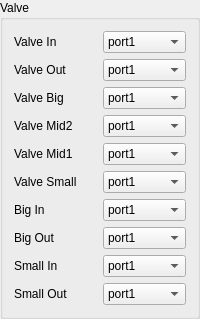
    <widget class="QGroupBox" name="gBox_Valve">
     <property name="title">
      <string>Valve</string>
     </property>
     <layout class="QGridLayout" name="gridLayout_3">
      <item row="0" column="0">
       <widget class="QLabel" name="label">
        <property name="text">
         <string>Valve In</string>
        </property>
       </widget>
      </item>
      <item row="0" column="1">
       <widget class="QComboBox" name="cBox_Inlet">
        <item>
         <property name="text">
          <string>port1</string>
         </property>
        </item>
        <item>
         <property name="text">
          <string>port2</string>
         </property>
        </item>
        <item>
         <property name="text">
          <string>port3</string>
         </property>
        </item>
        <item>
         <property name="text">
          <string>port4</string>
         </property>
        </item>
        <item>
         <property name="text">
          <string>port5</string>
         </property>
        </item>
        <item>
         <property name="text">
          <string>port6</string>
         </property>
        </item>
        <item>
         <property name="text">
          <string>port7</string>
         </property>
        </item>
        <item>
         <property name="text">
          <string>port8</string>
         </property>
        </item>
        <item>
         <property name="text">
          <string>port9</string>
         </property>
        </item>
        <item>
         <property name="text">
          <string>port10</string>
         </property>
        </item>
        <item>
         <property name="text">
          <string>port11</string>
         </property>
        </item>
        <item>
         <property name="text">
          <string>port12</string>
         </property>
        </item>
        <item>
         <property name="text">
          <string>port13</string>
         </property>
        </item>
        <item>
         <property name="text">
          <string>port14</string>
         </property>
        </item>
        <item>
         <property name="text">
          <string>port15</string>
         </property>
        </item>
        <item>
         <property name="text">
          <string>port16</string>
         </property>
        </item>
        <item>
         <property name="text">
          <string>port17</string>
         </property>
        </item>
        <item>
         <property name="text">
          <string>port18</string>
         </property>
        </item>
        <item>
         <property name="text">
          <string>port19</string>
         </property>
        </item>
        <item>
         <property name="text">
          <string>port20</string>
         </property>
        </item>
       </widget>
      </item>
      <item row="1" column="0">
       <widget class="QLabel" name="label_2">
        <property name="text">
         <string>Valve Out</string>
        </property>
       </widget>
      </item>
      <item row="1" column="1">
       <widget class="QComboBox" name="cBox_Outlet">
        <item>
         <property name="text">
          <string>port1</string>
         </property>
        </item>
        <item>
         <property name="text">
          <string>port2</string>
         </property>
        </item>
        <item>
         <property name="text">
          <string>port3</string>
         </property>
        </item>
        <item>
         <property name="text">
          <string>port4</string>
         </property>
        </item>
        <item>
         <property name="text">
          <string>port5</string>
         </property>
        </item>
        <item>
         <property name="text">
          <string>port6</string>
         </property>
        </item>
        <item>
         <property name="text">
          <string>port7</string>
         </property>
        </item>
        <item>
         <property name="text">
          <string>port8</string>
         </property>
        </item>
        <item>
         <property name="text">
          <string>port9</string>
         </property>
        </item>
        <item>
         <property name="text">
          <string>port10</string>
         </property>
        </item>
        <item>
         <property name="text">
          <string>port11</string>
         </property>
        </item>
        <item>
         <property name="text">
          <string>port12</string>
         </property>
        </item>
        <item>
         <property name="text">
          <string>port13</string>
         </property>
        </item>
        <item>
         <property name="text">
          <string>port14</string>
         </property>
        </item>
        <item>
         <property name="text">
          <string>port15</string>
         </property>
        </item>
        <item>
         <property name="text">
          <string>port16</string>
         </property>
        </item>
        <item>
         <property name="text">
          <string>port17</string>
         </property>
        </item>
        <item>
         <property name="text">
          <string>port18</string>
         </property>
        </item>
        <item>
         <property name="text">
          <string>port19</string>
         </property>
        </item>
        <item>
         <property name="text">
          <string>port20</string>
         </property>
        </item>
       </widget>
      </item>
      <item row="2" column="0">
       <widget class="QLabel" name="label_3">
        <property name="text">
         <string>Valve Big</string>
        </property>
       </widget>
      </item>
      <item row="2" column="1">
       <widget class="QComboBox" name="cBox_Rate_1">
        <item>
         <property name="text">
          <string>port1</string>
         </property>
        </item>
        <item>
         <property name="text">
          <string>port2</string>
         </property>
        </item>
        <item>
         <property name="text">
          <string>port3</string>
         </property>
        </item>
        <item>
         <property name="text">
          <string>port4</string>
         </property>
        </item>
        <item>
         <property name="text">
          <string>port5</string>
         </property>
        </item>
        <item>
         <property name="text">
          <string>port6</string>
         </property>
        </item>
        <item>
         <property name="text">
          <string>port7</string>
         </property>
        </item>
        <item>
         <property name="text">
          <string>port8</string>
         </property>
        </item>
        <item>
         <property name="text">
          <string>port9</string>
         </property>
        </item>
        <item>
         <property name="text">
          <string>port10</string>
         </property>
        </item>
        <item>
         <property name="text">
          <string>port11</string>
         </property>
        </item>
        <item>
         <property name="text">
          <string>port12</string>
         </property>
        </item>
        <item>
         <property name="text">
          <string>port13</string>
         </property>
        </item>
        <item>
         <property name="text">
          <string>port14</string>
         </property>
        </item>
        <item>
         <property name="text">
          <string>port15</string>
         </property>
        </item>
        <item>
         <property name="text">
          <string>port16</string>
         </property>
        </item>
        <item>
         <property name="text">
          <string>port17</string>
         </property>
        </item>
        <item>
         <property name="text">
          <string>port18</string>
         </property>
        </item>
        <item>
         <property name="text">
          <string>port19</string>
         </property>
        </item>
        <item>
         <property name="text">
          <string>port20</string>
         </property>
        </item>
       </widget>
      </item>
      <item row="3" column="0">
       <widget class="QLabel" name="label_4">
        <property name="text">
         <string>Valve Mid2</string>
        </property>
       </widget>
      </item>
      <item row="3" column="1">
       <widget class="QComboBox" name="cBox_Rate_2">
        <item>
         <property name="text">
          <string>port1</string>
         </property>
        </item>
        <item>
         <property name="text">
          <string>port2</string>
         </property>
        </item>
        <item>
         <property name="text">
          <string>port3</string>
         </property>
        </item>
        <item>
         <property name="text">
          <string>port4</string>
         </property>
        </item>
        <item>
         <property name="text">
          <string>port5</string>
         </property>
        </item>
        <item>
         <property name="text">
          <string>port6</string>
         </property>
        </item>
        <item>
         <property name="text">
          <string>port7</string>
         </property>
        </item>
        <item>
         <property name="text">
          <string>port8</string>
         </property>
        </item>
        <item>
         <property name="text">
          <string>port9</string>
         </property>
        </item>
        <item>
         <property name="text">
          <string>port10</string>
         </property>
        </item>
        <item>
         <property name="text">
          <string>port11</string>
         </property>
        </item>
        <item>
         <property name="text">
          <string>port12</string>
         </property>
        </item>
        <item>
         <property name="text">
          <string>port13</string>
         </property>
        </item>
        <item>
         <property name="text">
          <string>port14</string>
         </property>
        </item>
        <item>
         <property name="text">
          <string>port15</string>
         </property>
        </item>
        <item>
         <property name="text">
          <string>port16</string>
         </property>
        </item>
        <item>
         <property name="text">
          <string>port17</string>
         </property>
        </item>
        <item>
         <property name="text">
          <string>port18</string>
         </property>
        </item>
        <item>
         <property name="text">
          <string>port19</string>
         </property>
        </item>
        <item>
         <property name="text">
          <string>port20</string>
         </property>
        </item>
       </widget>
      </item>
      <item row="4" column="0">
       <widget class="QLabel" name="label_5">
        <property name="text">
         <string>Valve Mid1</string>
        </property>
       </widget>
      </item>
      <item row="4" column="1">
       <widget class="QComboBox" name="cBox_Rate_3">
        <item>
         <property name="text">
          <string>port1</string>
         </property>
        </item>
        <item>
         <property name="text">
          <string>port2</string>
         </property>
        </item>
        <item>
         <property name="text">
          <string>port3</string>
         </property>
        </item>
        <item>
         <property name="text">
          <string>port4</string>
         </property>
        </item>
        <item>
         <property name="text">
          <string>port5</string>
         </property>
        </item>
        <item>
         <property name="text">
          <string>port6</string>
         </property>
        </item>
        <item>
         <property name="text">
          <string>port7</string>
         </property>
        </item>
        <item>
         <property name="text">
          <string>port8</string>
         </property>
        </item>
        <item>
         <property name="text">
          <string>port9</string>
         </property>
        </item>
        <item>
         <property name="text">
          <string>port10</string>
         </property>
        </item>
        <item>
         <property name="text">
          <string>port11</string>
         </property>
        </item>
        <item>
         <property name="text">
          <string>port12</string>
         </property>
        </item>
        <item>
         <property name="text">
          <string>port13</string>
         </property>
        </item>
        <item>
         <property name="text">
          <string>port14</string>
         </property>
        </item>
        <item>
         <property name="text">
          <string>port15</string>
         </property>
        </item>
        <item>
         <property name="text">
          <string>port16</string>
         </property>
        </item>
        <item>
         <property name="text">
          <string>port17</string>
         </property>
        </item>
        <item>
         <property name="text">
          <string>port18</string>
         </property>
        </item>
        <item>
         <property name="text">
          <string>port19</string>
         </property>
        </item>
        <item>
         <property name="text">
          <string>port20</string>
         </property>
        </item>
       </widget>
      </item>
      <item row="5" column="0">
       <widget class="QLabel" name="label_6">
        <property name="text">
         <string>Valve Small</string>
        </property>
       </widget>
      </item>
      <item row="5" column="1">
       <widget class="QComboBox" name="cBox_Rate_4">
        <item>
         <property name="text">
          <string>port1</string>
         </property>
        </item>
        <item>
         <property name="text">
          <string>port2</string>
         </property>
        </item>
        <item>
         <property name="text">
          <string>port3</string>
         </property>
        </item>
        <item>
         <property name="text">
          <string>port4</string>
         </property>
        </item>
        <item>
         <property name="text">
          <string>port5</string>
         </property>
        </item>
        <item>
         <property name="text">
          <string>port6</string>
         </property>
        </item>
        <item>
         <property name="text">
          <string>port7</string>
         </property>
        </item>
        <item>
         <property name="text">
          <string>port8</string>
         </property>
        </item>
        <item>
         <property name="text">
          <string>port9</string>
         </property>
        </item>
        <item>
         <property name="text">
          <string>port10</string>
         </property>
        </item>
        <item>
         <property name="text">
          <string>port11</string>
         </property>
        </item>
        <item>
         <property name="text">
          <string>port12</string>
         </property>
        </item>
        <item>
         <property name="text">
          <string>port13</string>
         </property>
        </item>
        <item>
         <property name="text">
          <string>port14</string>
         </property>
        </item>
        <item>
         <property name="text">
          <string>port15</string>
         </property>
        </item>
        <item>
         <property name="text">
          <string>port16</string>
         </property>
        </item>
        <item>
         <property name="text">
          <string>port17</string>
         </property>
        </item>
        <item>
         <property name="text">
          <string>port18</string>
         </property>
        </item>
        <item>
         <property name="text">
          <string>port19</string>
         </property>
        </item>
        <item>
         <property name="text">
          <string>port20</string>
         </property>
        </item>
       </widget>
      </item>
      <item row="6" column="0">
       <widget class="QLabel" name="label_13">
        <property name="text">
         <string>Big In</string>
        </property>
       </widget>
      </item>
      <item row="6" column="1">
       <widget class="QComboBox" name="cBox_BigInlet">
        <item>
         <property name="text">
          <string>port1</string>
         </property>
        </item>
        <item>
         <property name="text">
          <string>port2</string>
         </property>
        </item>
        <item>
         <property name="text">
          <string>port3</string>
         </property>
        </item>
        <item>
         <property name="text">
          <string>port4</string>
         </property>
        </item>
        <item>
         <property name="text">
          <string>port5</string>
         </property>
        </item>
        <item>
         <property name="text">
          <string>port6</string>
         </property>
        </item>
        <item>
         <property name="text">
          <string>port7</string>
         </property>
        </item>
        <item>
         <property name="text">
          <string>port8</string>
         </property>
        </item>
        <item>
         <property name="text">
          <string>port9</string>
         </property>
        </item>
        <item>
         <property name="text">
          <string>port10</string>
         </property>
        </item>
        <item>
         <property name="text">
          <string>port11</string>
         </property>
        </item>
        <item>
         <property name="text">
          <string>port12</string>
         </property>
        </item>
        <item>
         <property name="text">
          <string>port13</string>
         </property>
        </item>
        <item>
         <property name="text">
          <string>port14</string>
         </property>
        </item>
        <item>
         <property name="text">
          <string>port15</string>
         </property>
        </item>
        <item>
         <property name="text">
          <string>port16</string>
         </property>
        </item>
        <item>
         <property name="text">
          <string>port17</string>
         </property>
        </item>
        <item>
         <property name="text">
          <string>port18</string>
         </property>
        </item>
        <item>
         <property name="text">
          <string>port19</string>
         </property>
        </item>
        <item>
         <property name="text">
          <string>port20</string>
         </property>
        </item>
       </widget>
      </item>
      <item row="7" column="0">
       <widget class="QLabel" name="label_14">
        <property name="text">
         <string>Big Out</string>
        </property>
       </widget>
      </item>
      <item row="7" column="1">
       <widget class="QComboBox" name="cBox_BigOutlet">
        <item>
         <property name="text">
          <string>port1</string>
         </property>
        </item>
        <item>
         <property name="text">
          <string>port2</string>
         </property>
        </item>
        <item>
         <property name="text">
          <string>port3</string>
         </property>
        </item>
        <item>
         <property name="text">
          <string>port4</string>
         </property>
        </item>
        <item>
         <property name="text">
          <string>port5</string>
         </property>
        </item>
        <item>
         <property name="text">
          <string>port6</string>
         </property>
        </item>
        <item>
         <property name="text">
          <string>port7</string>
         </property>
        </item>
        <item>
         <property name="text">
          <string>port8</string>
         </property>
        </item>
        <item>
         <property name="text">
          <string>port9</string>
         </property>
        </item>
        <item>
         <property name="text">
          <string>port10</string>
         </property>
        </item>
        <item>
         <property name="text">
          <string>port11</string>
         </property>
        </item>
        <item>
         <property name="text">
          <string>port12</string>
         </property>
        </item>
        <item>
         <property name="text">
          <string>port13</string>
         </property>
        </item>
        <item>
         <property name="text">
          <string>port14</string>
         </property>
        </item>
        <item>
         <property name="text">
          <string>port15</string>
         </property>
        </item>
        <item>
         <property name="text">
          <string>port16</string>
         </property>
        </item>
        <item>
         <property name="text">
          <string>port17</string>
         </property>
        </item>
        <item>
         <property name="text">
          <string>port18</string>
         </property>
        </item>
        <item>
         <property name="text">
          <string>port19</string>
         </property>
        </item>
        <item>
         <property name="text">
          <string>port20</string>
         </property>
        </item>
       </widget>
      </item>
      <item row="8" column="0">
       <widget class="QLabel" name="label_15">
        <property name="text">
         <string>Small In</string>
        </property>
       </widget>
      </item>
      <item row="8" column="1">
       <widget class="QComboBox" name="cBox_SmallInlet">
        <item>
         <property name="text">
          <string>port1</string>
         </property>
        </item>
        <item>
         <property name="text">
          <string>port2</string>
         </property>
        </item>
        <item>
         <property name="text">
          <string>port3</string>
         </property>
        </item>
        <item>
         <property name="text">
          <string>port4</string>
         </property>
        </item>
        <item>
         <property name="text">
          <string>port5</string>
         </property>
        </item>
        <item>
         <property name="text">
          <string>port6</string>
         </property>
        </item>
        <item>
         <property name="text">
          <string>port7</string>
         </property>
        </item>
        <item>
         <property name="text">
          <string>port8</string>
         </property>
        </item>
        <item>
         <property name="text">
          <string>port9</string>
         </property>
        </item>
        <item>
         <property name="text">
          <string>port10</string>
         </property>
        </item>
        <item>
         <property name="text">
          <string>port11</string>
         </property>
        </item>
        <item>
         <property name="text">
          <string>port12</string>
         </property>
        </item>
        <item>
         <property name="text">
          <string>port13</string>
         </property>
        </item>
        <item>
         <property name="text">
          <string>port14</string>
         </property>
        </item>
        <item>
         <property name="text">
          <string>port15</string>
         </property>
        </item>
        <item>
         <property name="text">
          <string>port16</string>
         </property>
        </item>
        <item>
         <property name="text">
          <string>port17</string>
         </property>
        </item>
        <item>
         <property name="text">
          <string>port18</string>
         </property>
        </item>
        <item>
         <property name="text">
          <string>port19</string>
         </property>
        </item>
        <item>
         <property name="text">
          <string>port20</string>
         </property>
        </item>
       </widget>
      </item>
      <item row="9" column="0">
       <widget class="QLabel" name="label_16">
        <property name="text">
         <string>Small Out</string>
        </property>
       </widget>
      </item>
      <item row="9" column="1">
       <widget class="QComboBox" name="cBox_SmallOutlet">
        <item>
         <property name="text">
          <string>port1</string>
         </property>
        </item>
        <item>
         <property name="text">
          <string>port2</string>
         </property>
        </item>
        <item>
         <property name="text">
          <string>port3</string>
         </property>
        </item>
        <item>
         <property name="text">
          <string>port4</string>
         </property>
        </item>
        <item>
         <property name="text">
          <string>port5</string>
         </property>
        </item>
        <item>
         <property name="text">
          <string>port6</string>
         </property>
        </item>
        <item>
         <property name="text">
          <string>port7</string>
         </property>
        </item>
        <item>
         <property name="text">
          <string>port8</string>
         </property>
        </item>
        <item>
         <property name="text">
          <string>port9</string>
         </property>
        </item>
        <item>
         <property name="text">
          <string>port10</string>
         </property>
        </item>
        <item>
         <property name="text">
          <string>port11</string>
         </property>
        </item>
        <item>
         <property name="text">
          <string>port12</string>
         </property>
        </item>
        <item>
         <property name="text">
          <string>port13</string>
         </property>
        </item>
        <item>
         <property name="text">
          <string>port14</string>
         </property>
        </item>
        <item>
         <property name="text">
          <string>port15</string>
         </property>
        </item>
        <item>
         <property name="text">
          <string>port16</string>
         </property>
        </item>
        <item>
         <property name="text">
          <string>port17</string>
         </property>
        </item>
        <item>
         <property name="text">
          <string>port18</string>
         </property>
        </item>
        <item>
         <property name="text">
          <string>port19</string>
         </property>
        </item>
        <item>
         <property name="text">
          <string>port20</string>
         </property>
        </item>
       </widget>
      </item>
     </layout>
    </widget>
